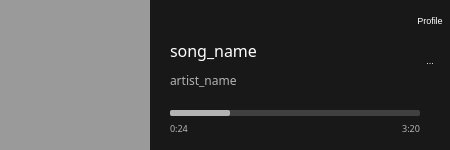
<?xml version="1.0" encoding="UTF-8"?>
<ui version="4.0">
 <class>PlayerWidget</class>
 <widget class="QWidget" name="PlayerWidget">
  <property name="enabled">
   <bool>true</bool>
  </property>
  <property name="geometry">
   <rect>
    <x>0</x>
    <y>0</y>
    <width>450</width>
    <height>150</height>
   </rect>
  </property>
  <property name="minimumSize">
   <size>
    <width>450</width>
    <height>0</height>
   </size>
  </property>
  <property name="maximumSize">
   <size>
    <width>450</width>
    <height>150</height>
   </size>
  </property>
  <property name="font">
   <font>
    <pointsize>7</pointsize>
    <weight>50</weight>
    <bold>false</bold>
    <kerning>true</kerning>
   </font>
  </property>
  <property name="windowTitle">
   <string>Form</string>
  </property>
  <property name="autoFillBackground">
   <bool>false</bool>
  </property>
  <property name="styleSheet">
   <string notr="true">QWidget {
	background-color: rgb(24, 24, 24);
}</string>
  </property>
  <widget class="QProgressBar" name="song_progressBar">
   <property name="geometry">
    <rect>
     <x>170</x>
     <y>110</y>
     <width>250</width>
     <height>6</height>
    </rect>
   </property>
   <property name="styleSheet">
    <string notr="true">QProgressBar:horizontal {
border-radius: 2px;
background: rgb(64, 64, 64);
}
QProgressBar::chunk:horizontal {
border-radius: 2px;
background: rgb(179, 179, 179);
}</string>
   </property>
   <property name="value">
    <number>24</number>
   </property>
   <property name="textVisible">
    <bool>false</bool>
   </property>
  </widget>
  <widget class="QPushButton" name="user_profile">
   <property name="geometry">
    <rect>
     <x>410</x>
     <y>0</y>
     <width>40</width>
     <height>40</height>
    </rect>
   </property>
   <property name="styleSheet">
    <string notr="true">QPushButton{
	background-color: rgb(24, 24, 24);
	color: white;
	border: none;
	shadows: none;
}</string>
   </property>
   <property name="text">
    <string>Profile</string>
   </property>
  </widget>
  <widget class="QToolButton" name="settings">
   <property name="geometry">
    <rect>
     <x>410</x>
     <y>40</y>
     <width>40</width>
     <height>40</height>
    </rect>
   </property>
   <property name="styleSheet">
    <string notr="true">QToolButton{
	background-color: rgb(24, 24, 24);
	color: white;
	border: none;
	shadows: none;
}</string>
   </property>
   <property name="text">
    <string>...</string>
   </property>
  </widget>
  <widget class="QLabel" name="song_name">
   <property name="geometry">
    <rect>
     <x>170</x>
     <y>40</y>
     <width>231</width>
     <height>21</height>
    </rect>
   </property>
   <property name="font">
    <font>
     <family>Proxima Nova Alt Rg</family>
     <pointsize>12</pointsize>
     <weight>50</weight>
     <bold>false</bold>
     <kerning>true</kerning>
    </font>
   </property>
   <property name="styleSheet">
    <string notr="true">QLabel{
	color: white;
}</string>
   </property>
   <property name="text">
    <string>song_name</string>
   </property>
   <property name="openExternalLinks">
    <bool>true</bool>
   </property>
  </widget>
  <widget class="QLabel" name="label">
   <property name="geometry">
    <rect>
     <x>170</x>
     <y>70</y>
     <width>231</width>
     <height>20</height>
    </rect>
   </property>
   <property name="font">
    <font>
     <family>Proxima Nova Rg</family>
     <pointsize>9</pointsize>
    </font>
   </property>
   <property name="styleSheet">
    <string notr="true">QLabel{
	color: rgb(179, 179, 179);
}</string>
   </property>
   <property name="text">
    <string>artist_name</string>
   </property>
  </widget>
  <widget class="QWidget" name="song_image" native="true">
   <property name="geometry">
    <rect>
     <x>0</x>
     <y>0</y>
     <width>150</width>
     <height>150</height>
    </rect>
   </property>
   <property name="autoFillBackground">
    <bool>false</bool>
   </property>
   <property name="styleSheet">
    <string notr="true">QFrame{
	background-color: rgb(154, 154, 154);
}</string>
   </property>
   <widget class="QLabel" name="label_2">
    <property name="geometry">
     <rect>
      <x>0</x>
      <y>0</y>
      <width>150</width>
      <height>150</height>
     </rect>
    </property>
    <property name="text">
     <string/>
    </property>
    <property name="pixmap">
     <pixmap>song_cover.png</pixmap>
    </property>
    <property name="scaledContents">
     <bool>true</bool>
    </property>
   </widget>
  </widget>
  <widget class="QLabel" name="song_progress">
   <property name="geometry">
    <rect>
     <x>170</x>
     <y>120</y>
     <width>55</width>
     <height>16</height>
    </rect>
   </property>
   <property name="font">
    <font>
     <family>Proxima Nova Rg</family>
     <pointsize>7</pointsize>
     <weight>50</weight>
     <bold>false</bold>
     <kerning>true</kerning>
    </font>
   </property>
   <property name="styleSheet">
    <string notr="true">QLabel{
	color: rgb(179, 179, 179);
}
</string>
   </property>
   <property name="text">
    <string>0:24</string>
   </property>
  </widget>
  <widget class="QLabel" name="song_length">
   <property name="geometry">
    <rect>
     <x>365</x>
     <y>120</y>
     <width>55</width>
     <height>16</height>
    </rect>
   </property>
   <property name="font">
    <font>
     <family>Proxima Nova Rg</family>
     <pointsize>7</pointsize>
     <weight>50</weight>
     <bold>false</bold>
     <kerning>true</kerning>
    </font>
   </property>
   <property name="layoutDirection">
    <enum>Qt::LeftToRight</enum>
   </property>
   <property name="styleSheet">
    <string notr="true">QLabel{
	color: rgb(179, 179, 179);
}</string>
   </property>
   <property name="text">
    <string>3:20</string>
   </property>
   <property name="alignment">
    <set>Qt::AlignRight|Qt::AlignTrailing|Qt::AlignVCenter</set>
   </property>
  </widget>
 </widget>
 <resources/>
 <connections/>
</ui>
